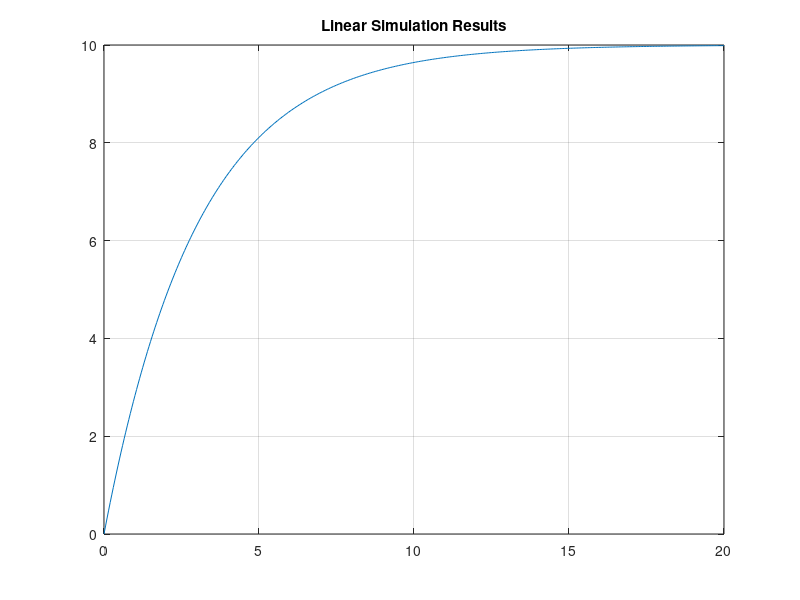
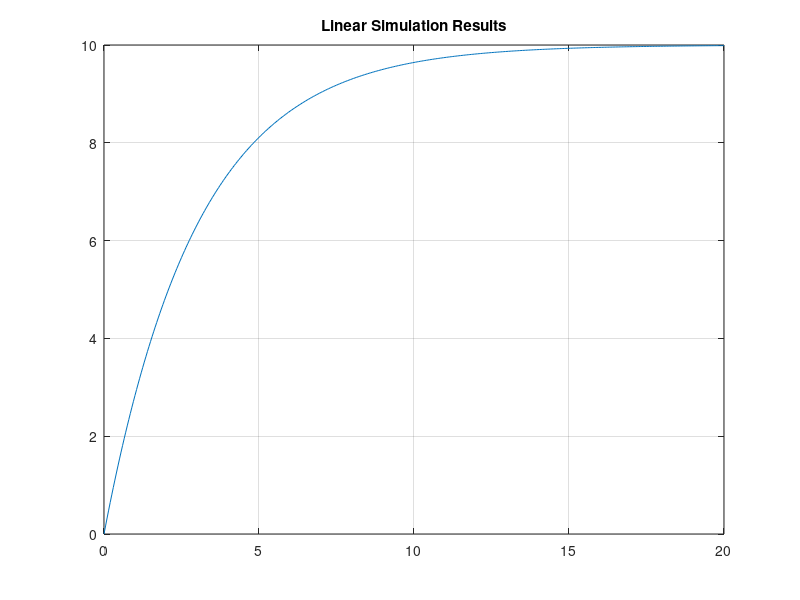
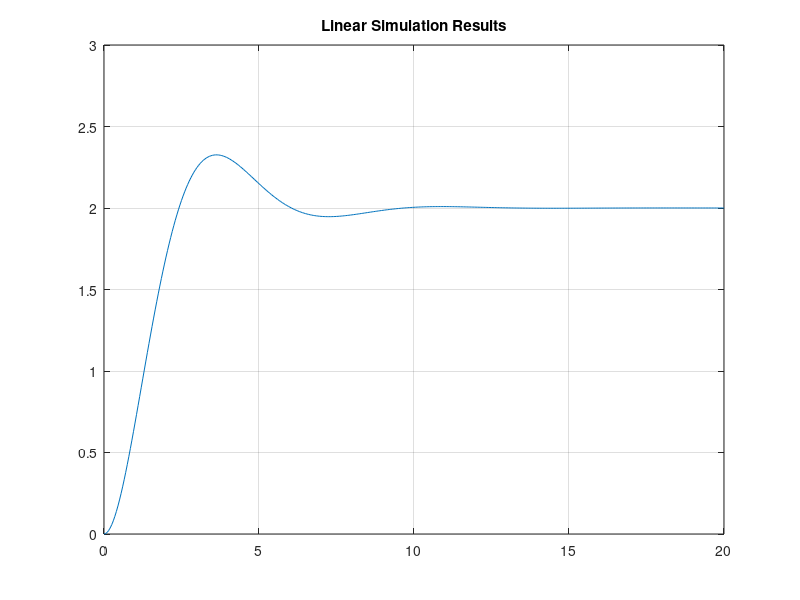
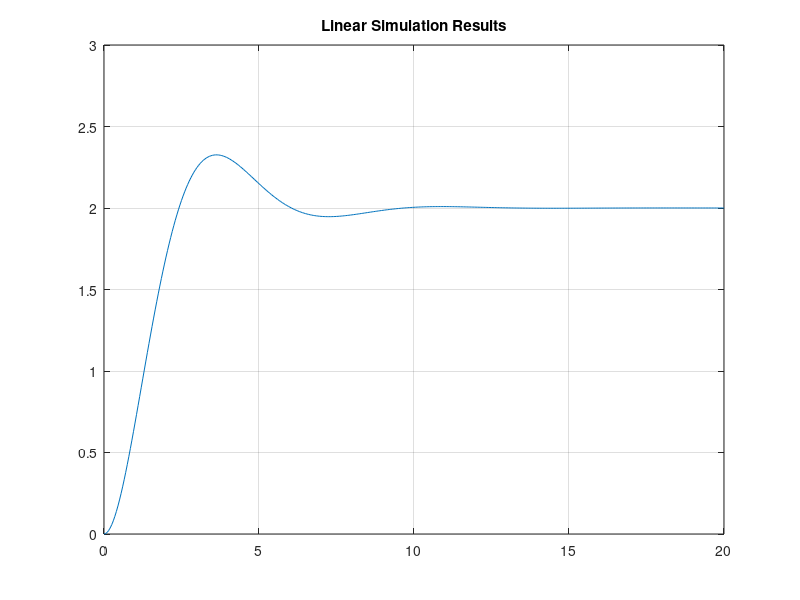

These figures' MATLAB source, in order:
pkg load control;
pkg load signal;

% discretize the continuous state space system using a zero order hold
% then simulate over time using the ABCD matrix
function [Y, T, X] = mysim(sys, u, t, x0)
	[urows, ucols] = size(u);
	dt = abs (t(end) - t(1)) / (urows - 1);
	t = vec (linspace (t(1), t(end), urows));
	sys = c2d(sys, dt, 'zoh'); 

	[A, B, C, D] = ssdata(sys);
	[p, m] = size(D);
	n = rows(A);

	yout = zeros(urows, p);
	xout = zeros(urows, n);

	if isempty(x0)
		x0 = zeros(n, 1);
	end
	x = vec(x0);

	T = t;
	for k = 1:urows
		Y(k, :) = C*x  +  D*u(k, :).';
		X(k, :) = x;
		x = A*x  +  B*u(k, :).';
	end
end

function analyze(fig, file, G, Tf)
	t = 0:0.05:Tf;
	u = t >= 0;

	[A, B, C, D] = tf2ss(G);
	sys = ss(A, B, C, D);

	% simulate with step response given discrete samples
	[yn, tn] = lsim(sys, u, t);
	plot(tn, yn);
	grid on;
	axis([0 Tf 0 ceil(max(yn))]);
	title('Linear Simulation Results');
	saveas(fig, sprintf("%s_lsim", file), 'png');

	% do our own state space simulation, should match lsim closely
	[yn, tn] = mysim(sys, u', t, []);
	plot(tn, yn);
	grid on;
	title('Linear Simulation Results');
	axis([0 Tf 0 ceil(max(yn))]);
	saveas(fig, sprintf('%s_mysim', file), 'png');
end

fig = figure('visible', 'off');
s = tf('s');

Kp = 10;
taup = 3;
Tf = 20;
G = Kp/(taup*s + 1);
analyze(fig, '1st_order', G, Tf);

Kp = 2.0;
tau = 1;
zeta = 0.5;
theta = 0.0;
du = 1.0;
Tf = 20;
G = tf([Kp], [tau^2, 2*zeta*tau, 1]);
analyze(fig, '2nd_order', G, Tf);
